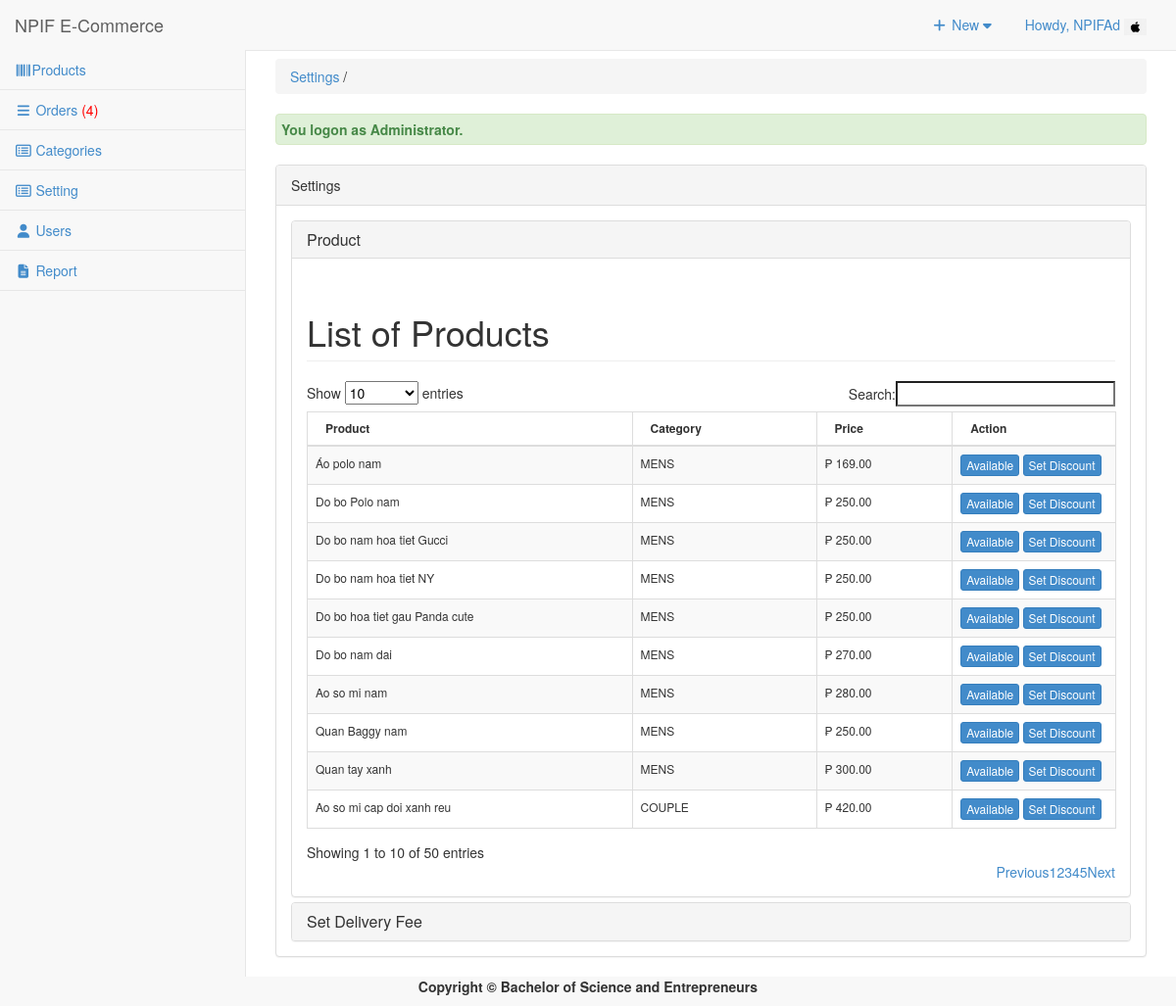
/admin/settings/index.php (signed in), run on the app's committed database.
### tables this page shows
CREATE TABLE `tbluseraccount` (
  `USERID` int(11) NOT NULL,
  `U_NAME` varchar(122) NOT NULL,
  `U_USERNAME` varchar(122) NOT NULL,
  `U_PASS` varchar(122) NOT NULL,
  `U_ROLE` varchar(30) NOT NULL,
  `USERIMAGE` varchar(255) NOT NULL
);

CREATE TABLE `tblpromopro` (
  `PROMOID` int(11) NOT NULL,
  `PROID` int(11) NOT NULL,
  `PRODISCOUNT` double NOT NULL,
  `PRODISPRICE` double NOT NULL,
  `PROBANNER` tinyint(4) NOT NULL,
  `PRONEW` tinyint(4) NOT NULL
);

CREATE TABLE `tblproduct` (
  `PROID` int(11) NOT NULL,
  `PRODESC` varchar(255) DEFAULT NULL,
  `INGREDIENTS` varchar(255) NOT NULL,
  `PROQTY` int(11) DEFAULT NULL,
  `ORIGINALPRICE` double NOT NULL,
  `PROPRICE` double DEFAULT NULL,
  `CATEGID` int(11) DEFAULT NULL,
  `IMAGES` varchar(255) DEFAULT NULL,
  `PROSTATS` varchar(30) DEFAULT NULL,
  `OWNERNAME` varchar(90) NOT NULL,
  `OWNERPHONE` varchar(90) NOT NULL
);

CREATE TABLE `tblcategory` (
  `CATEGID` int(11) NOT NULL,
  `CATEGORIES` varchar(255) NOT NULL,
  `USERID` int(11) NOT NULL
);

### admin/settings/index.php (called while the page is built, shortened)
<?php
require_once("../../include/initialize.php");
$view = (isset($_GET['view']) && $_GET['view'] != '') ? $_GET['view'] : '';
$header=$view;
$title="Settings";
require_once ("../theme/templates.php");
?>

### include/database.php (called while the page is built, shortened)
<?php
class Database {
	var $sql_string = '';
	private $conn;
	public function open_connection() {
		$this->conn = mysqli_connect(server,user,pass);
		if(!$this->conn){
			echo "Problem in database connection! Contact administrator!";
			exit();
		}else{
			$db_select = mysqli_select_db($this->conn,database_name);
		}
	}
	function setQuery($sql='') {
		$this->sql_string=$sql;
	}
	function executeQuery() {
		$result = mysqli_query($this->conn,$this->sql_string);
		return $result;
	}
	private function confirm_query($result) {
		return $result;
	}
	function loadResultList( $key='' ) {
		$cur = $this->executeQuery();
		$array = array();
		while ($row = mysqli_fetch_object($cur)) {
			if ($key) {
				$array[$row->$key] = $row;
			} else {
				$array[] = $row;
			}
		}
		return $array;
	}
	function loadSingleResult() {
		$cur = $this->executeQuery();
		while ($row = mysqli_fetch_object($cur)) {
		return $data = $row;
		}
	}
	public function num_rows($result_set) {
		return mysqli_num_rows($result_set);
	}
}
$mydb = new Database();
?>

### include/accounts.php (called while the page is built, shortened)
<?php
require_once(LIB_PATH.DS.'database.php');
class User {
	protected static  $tblname = "tbluseraccount";
	function single_user($id=""){
			global $mydb;
			$mydb->setQuery("SELECT * FROM ".self::$tblname."
				Where USERID= '{$id}' LIMIT 1");
			$cur = $mydb->loadSingleResult();
			return $cur;
	}
}
?>

### admin/settings/listproduct.php (the view, shortened to what this page needs)
<div class="row">
     	 <div class="col-lg-12">
          <h1 class="page-header">List of Products   </h1>
     		</div>
 		 </div>
	    <form action="controller.php?action=delete" Method="POST">
	    <div class="table-responsive">
		<table id="dash-table"  class="table table-striped table-bordered table-hover "  style="font-size:12px" cellspacing="0" >
		  <thead>
		  	<tr>
		  		<th>Product</th>
		  		<th>Category</th>
		  		<th>Price</th>
		  		<th width="130">Action</th>
		  	</tr>
		  </thead>
	  <tbody>
		  	<?php
		  		$query = "SELECT * FROM `tblpromopro` pr , `tblproduct` p , `tblcategory` c
         					 WHERE pr.`PROID`=p.`PROID` AND  p.`CATEGID` = c.`CATEGID` ";
		  		$mydb->setQuery($query);
		  		$cur = $mydb->loadResultList();
				foreach ($cur as $result) {
		  		echo '<tr>';
		  		echo '<td>'.$result->PRODESC.'</td>';
		  		echo '<td>'. $result->CATEGORIES.'</td>';
		  		echo '<td> &#8369 '.  number_format($result->PRODISPRICE,2).'</td>';
		  		if ($result->PROSTATS=='Available'){
		  			$stats = 'Available';
		  		}else{
		  			$stats = 'NotAvailable';
		  		}
		  		echo
		  		 '<td align="left">
					<a href="'.web_root.'admin/settings/controller.php?action=editStatus&id='.$result->PROID.'&stats='.$stats.'" class="btn btn-primary btn-xs">'.$stats.'</a>
					<a href="setDiscount.php?id='.$result->PROID.'" data-toggle="lightbox"  class="btn btn-primary btn-xs">Set Discount</a>
		  		 </td>';
		  	}
		  	?>
		  </tbody>
		</table>
		</div>
		</form>

### admin/theme/templates.php (shortened to what this page needs)
<!DOCTYPE html>
<html lang="en">
<head>
<link href="<?php echo web_root; ?>admin/css/bootstrap.min.css" rel="stylesheet">
<link href="<?php echo web_root; ?>admin/css/metisMenu.min.css" rel="stylesheet">
<link href="<?php echo web_root; ?>admin/css/timeline.css" rel="stylesheet">
<link href="<?php echo web_root; ?>admin/css/sb-admin-2.css" rel="stylesheet">
<link href="<?php echo web_root; ?>admin/font/css/font-awesome.min.css" rel="stylesheet" type="text/css">
<link href="<?php echo web_root; ?>admin/font/font-awesome.min.css" rel="stylesheet" type="text/css">
<link href="<?php echo web_root; ?>admin/css/dataTables.bootstrap.css" rel="stylesheet">
<link href="<?php echo web_root; ?>css/bootstrap-datetimepicker.min.css" rel="stylesheet" media="screen">
<link href="<?php echo web_root; ?>css/datepicker.css" rel="stylesheet" media="screen">
<link href="<?php echo web_root; ?>admin/css/costum.css" rel="stylesheet">
<link href="<?php echo web_root; ?>admin/css/ekko-lightbox.css" rel="stylesheet">
</head>
  <?php
    $query = "SELECT * FROM tblsummary WHERE ORDEREDSTATS = 'Pending'";
    $mydb->setQuery($query);
    $cur = $mydb->executeQuery();
    $rowscount = $mydb->num_rows($cur);
    $res = isset($rowscount)? $rowscount : 0;
    if($res>0){
    $order = '<span style="color:red;">('.$res.')</span>';
    }else{
        $order = '<span> ('.$res.')</span>';
    }
?>
<body>
   <div id="wrapper">
        <nav class="navbar navbar-default navbar-static-top  " role="navigation" style="margin-bottom: 0">
            <div class="navbar-header">
                 <a class="navbar-brand"  href="<?php echo web_root; ?>admin/index.php" >NPIF E-Commerce</a>
            </div>
            <ul class="nav navbar-top-links navbar-right">
                 <li class="dropdown">
                    <a class="dropdown-toggle" data-toggle="dropdown" href="#">
                        <i class="fa fa-plus fa-fw"></i> New  <i class="fa fa-caret-down"></i>
                    </a>
                </li>
<?php
 $user = New User();
$singleuser = $user->single_user($_SESSION['USERID']);
?>
                <li class="dropdown">
                    <a class="dropdown-toggle" data-toggle="dropdown" href="#">
                        Howdy, <?php echo $_SESSION['U_NAME']; ?> <img title="profile image" width="23px" height="17px" src="<?php echo web_root.'admin/user/'.$singleuser ->USERIMAGE ?>">
                    </a>
                </li>
            </ul>
            <div class="navbar-default sidebar" role="navigation">
                <div class="sidebar-nav navbar-collapse">
                    <ul class="nav" id="side-menu">
                        <li>
                             <a href="<?php echo web_root; ?>admin/products/index.php"><i class="fa fa-barcode fa-fw"></i>Products </a>
                        </li>
                        <li>
                             <a href="<?php echo web_root; ?>admin/orders/index.php" ><i class="fa fa-reorder fa-fw"></i>  Orders <?php echo $order; ?></a>
                  </li>
                         <li>
                             <a href="<?php echo web_root; ?>admin/category/index.php" ><i class="fa fa-list-alt fa-fw"></i>  Categories </a>
                        </li>
                        <?php if ($_SESSION['U_ROLE']=='Administrator') {
                        ?>
                         <li>
                             <a href="<?php echo web_root; ?>admin/settings/index.php" ><i class="fa fa-list-alt fa-fw"></i>  Setting </a>
                        </li>
                          <li>
                            <a href="<?php echo web_root; ?>admin/user/index.php" ><i class="fa fa-user fa-fw"></i> Users </a>
                        </li>
                         <li>
                            <a href="<?php echo web_root; ?>admin/report/index.php" ><i class="fa  fa-file-text fa-fw"></i> Report </a>
                        </li>
                 <?php }  ?>
                    </ul>
                </div>
            </div>
        </nav>
  <div id="page-wrapper">
            <div class="row" >
                <div class="col-lg-12">
                    <?php
                    if ($title<>'Dashboard'){
                       echo   '<p class="breadcrumb" style="margin-top: 8px;">
                        <a href="index.php" title="'. $title.'" >'. $title.'</a>
                        '.(isset($header) ? ' / '. $header : '').'  </p>'  ;
                    } ?>
                  <?php require_once $content; ?>
                </div>
            </div>
        </div>
    </div>
</body>
      <footer><p  style="text-align: center;font-weight: bold;">Copyright &copy; Bachelor of Science and Entrepreneurs </p></footer>
</html>

### admin/css/sb-admin-2.css (style rules this page uses)
body { background-color: #f8f8f8; }
#wrapper { width: 100%; }
#page-wrapper { padding: 0 15px; min-height: 568px; background-color: #fff; }
@media (min-width:768px) { #page-wrapper { position: inherit; margin: 0 0 0 250px; padding: 0 30px; border-left: 1px solid #e7e7e7; } }
.navbar-top-links { margin-right: 0; }
.navbar-top-links li { display: inline-block; }
.navbar-top-links li:last-child { margin-right: 15px; }
.navbar-top-links li a { padding: 15px; min-height: 50px; }
.sidebar .sidebar-nav.navbar-collapse { padding-right: 0; padding-left: 0; }
.sidebar ul li { border-bottom: 1px solid #e7e7e7; }
@media (min-width:768px) { .sidebar { z-index: 1; position: absolute; width: 250px; margin-top: 51px; } }

### data on the page
tbluseraccount: USERIMAGE (picture)
tblpromopro: PROID.PRODESC "Áo polo nam", tblcategory.CATEGORIES "MENS", PRODISPRICE "169.00", PROID.PROSTATS "Available"
tblpromopro: PROID.PRODESC "Do bo Polo nam", tblcategory.CATEGORIES "MENS", PRODISPRICE "250.00", PROID.PROSTATS "Available"
tblpromopro: PROID.PRODESC "Do bo nam hoa tiet Gucci", tblcategory.CATEGORIES "MENS", PRODISPRICE "250.00", PROID.PROSTATS "Available"
tblpromopro: PROID.PRODESC "Do bo nam hoa tiet NY", tblcategory.CATEGORIES "MENS", PRODISPRICE "250.00", PROID.PROSTATS "Available"
tblpromopro: PROID.PRODESC "Do bo hoa tiet gau Panda cute", tblcategory.CATEGORIES "MENS", PRODISPRICE "250.00", PROID.PROSTATS "Available"
tblpromopro: PROID.PRODESC "Do bo nam dai", tblcategory.CATEGORIES "MENS", PRODISPRICE "270.00", PROID.PROSTATS "Available"
tblpromopro: PROID.PRODESC "Ao so mi nam", tblcategory.CATEGORIES "MENS", PRODISPRICE "280.00", PROID.PROSTATS "Available"
tblpromopro: PROID.PRODESC "Quan Baggy nam", tblcategory.CATEGORIES "MENS", PRODISPRICE "250.00", PROID.PROSTATS "Available"
tblpromopro: PROID.PRODESC "Quan tay xanh", tblcategory.CATEGORIES "MENS", PRODISPRICE "300.00", PROID.PROSTATS "Available"
tblpromopro: PROID.PRODESC "Ao so mi cap doi xanh reu", tblcategory.CATEGORIES "COUPLE", PRODISPRICE "420.00", PROID.PROSTATS "Available"

### other printed values
$_SESSION['U_NAME'] "NPIFAd"
$res "4"
$title "Settings"
$_SESSION['message'] "You logon as Administrator."
